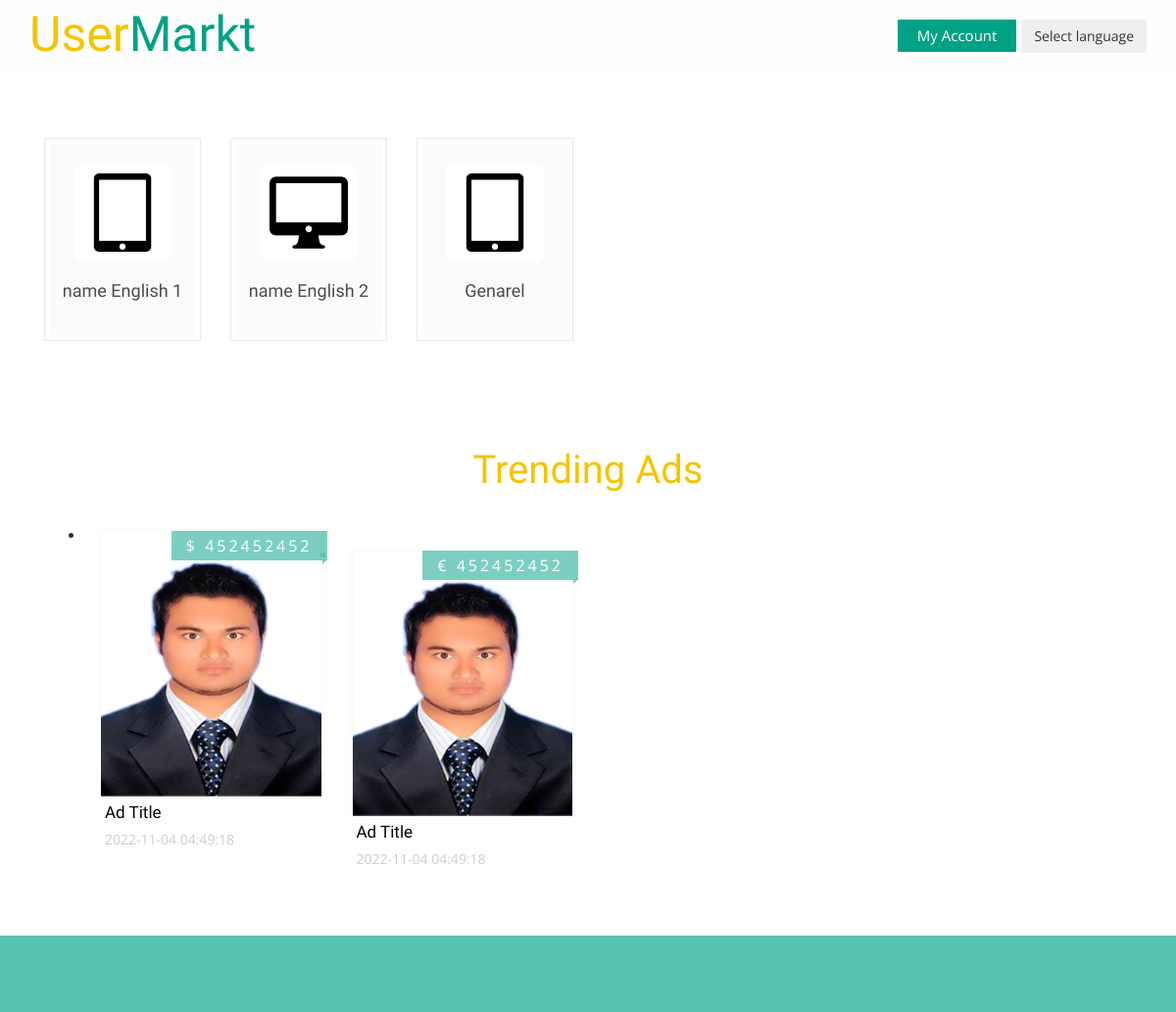
Before: / (upper part) with the older database file.
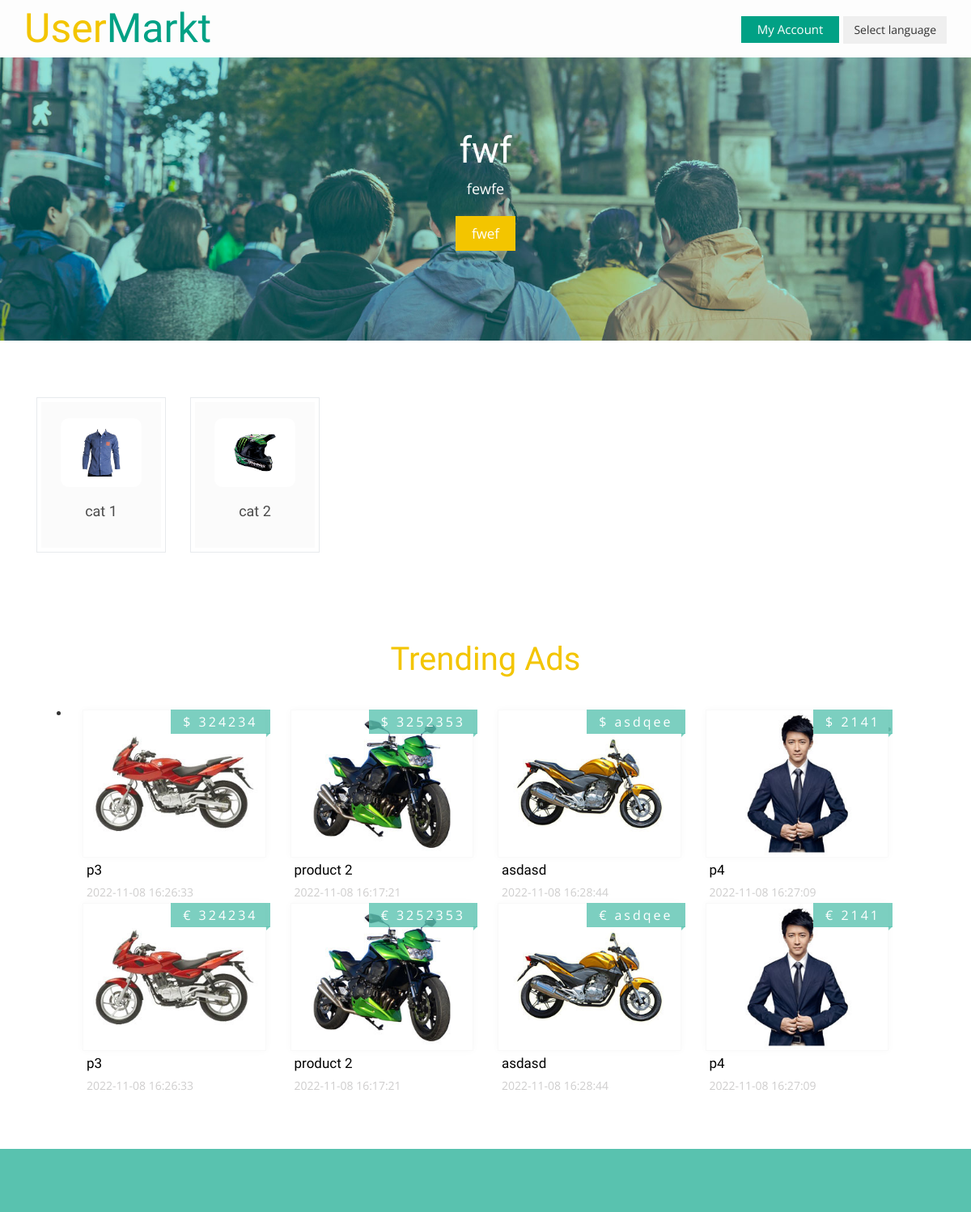
After: the same page with the newer database file.
### tables this page shows
CREATE TABLE `category` (
  `id` int(11) NOT NULL,
  `cat_id` int(11) NOT NULL,
  `en_title` varchar(250) NOT NULL,
  `de_title` varchar(250) NOT NULL,
  `icon` varchar(250) NOT NULL,
  `en_banner_title` varchar(250) NOT NULL,
  `de_banner_title` varchar(250) NOT NULL,
  `en_banner_dec` varchar(250) NOT NULL,
  `de_banner_dec` varchar(250) NOT NULL,
  `en_botton_text` varchar(250) NOT NULL,
  `de_botton_text` varchar(250) NOT NULL,
  `button_url` varchar(250) NOT NULL,
  `banner_img` varchar(250) NOT NULL
);

CREATE TABLE `adds` (
  `id` int(11) NOT NULL,
  `P_title` varchar(250) NOT NULL,
  `P_catagory` int(11) NOT NULL,
  `p_sub_catagory` int(11) NOT NULL,
  `p_decription` text NOT NULL,
  `P_city` varchar(250) NOT NULL,
  `p_sate` varchar(250) NOT NULL,
  `p_price` varchar(250) NOT NULL,
  `p_condition` varchar(250) NOT NULL,
  `P_item_type` varchar(250) NOT NULL,
  `p_contact_number` varchar(250) NOT NULL,
  `P_imag1` varchar(250) NOT NULL,
  `P_imag2` varchar(250) NOT NULL,
  `P_imag3` varchar(250) NOT NULL,
  `P_imag4` varchar(250) NOT NULL,
  `time` timestamp NOT NULL DEFAULT current_timestamp(),
  `city` varchar(250) NOT NULL,
  `county` varchar(250) NOT NULL,
  `zip_code` varchar(250) NOT NULL,
  `uni_id` varchar(250) NOT NULL
);

### lib/view.php (called while the page is built, shortened)
<?php
Class Database{
	public $host   = DB_HOST;
	public $user   = DB_USER;
	public $pass   = DB_PASS;
	public $dbname = DB_NAME;
	public $link;
	private function connectDB(){
	$this->link = new mysqli($this->host, $this->user, $this->pass, $this->dbname);
 }
	public function select($query){
		$result = $this->link->query($query) or die($this->link->error.__LINE__);
		if($result->num_rows > 0){
			return $result;
		} else {
			return false;
		}
	}
}

### index.php (the view, shortened to what this page needs)
<?php
 include 'inc/hader.php';
  require_once ("inc/templect/baner.php");
 ?>
		<div class="content">
			<?php
			require_once ("inc/templect/catagory-with-icon.php")
			?>
			<div class="trending-ads">
				<div class="container">
				<div class="trend-ads">
					<h2>Trending Ads</h2>
							<ul id="flexiselDemo3">
								<li>
                    <?php
                          $query = "SELECT * FROM adds
ORDER BY RAND()
LIMIT 4;";
                          $post = $db->select($query);
                          if ($post) {
                            while ($result= $post -> fetch_assoc()) {
                            ?>
									<div class="col-md-3 biseller-column">
										<a href="single.php? $id=<?php echo $result['id']; ?>">
											<img src="uploads/<?php echo $result['P_imag1']; ?>"/>
											<span class="price">&#36; <?php echo $result['p_price']; ?></span>
										</a>
										<div class="ad-info">
											<h5><?php echo $result['P_title']; ?></h5>
											<span><?php echo $result['time']; ?></span>
										</div>
									</div>
                            <?php }} ?>
								</li>
								<li>
                    <?php
                          $query = "SELECT * FROM adds
ORDER BY RAND()
LIMIT 4;";
                          $post = $db->select($query);
                          if ($post) {
                            while ($result= $post -> fetch_assoc()) {
                            ?>
									<div class="col-md-3 biseller-column">
										<a href="single.php? $id=<?php echo $result['id']; ?>">
											<img src="uploads/<?php echo $result['P_imag1']; ?>"/>
											<span class="price">€ <?php echo $result['p_price']; ?></span>
										</a>
										<div class="ad-info">
											<h5><?php echo $result['P_title']; ?></h5>
											<span><?php echo $result['time']; ?></span>
										</div>
									</div>
                            <?php }} ?>
								</li>
						</ul>
					</div>
			</div>
			</div>
			<div class="mobile-app">
			</div>
		</div>
<?php include 'inc/foter.php'; ?>

### inc/hader.php (shortened to what this page needs)
<?php include 'lib/view.php'; ?>
<?php
$lang = "en";
?>
<?php
 $db = new Database();
 ?>
<!DOCTYPE html>
<html>
<head>
<link rel="stylesheet" href="css/bootstrap.min.css">
<link rel="stylesheet" href="css/bootstrap-select.css">
<link href="css/style.css" rel="stylesheet" type="text/css" media="all" />
<link rel="stylesheet" href="css/flexslider.css" type="text/css" media="screen" />
<link rel="stylesheet" href="css/font-awesome.min.css" />
<link rel="stylesheet" type="text/css" href="css/jquery-ui1.css">
<link href="css/jquery.uls.css" rel="stylesheet"/>
<link href="css/jquery.uls.grid.css" rel="stylesheet"/>
<link href="css/jquery.uls.lcd.css" rel="stylesheet"/>
    <link rel="stylesheet" type="text/css" href="css/easy-responsive-tabs.css " />
</head>
<body>
  <div class="header">
    <div class="container">
      <div class="logo">
        <a href="index.php"><span>User</span>Markt</a>
      </div>
      <div class="header-right">
        <ul class="hader-list-itam">
          <li>
            <a class="account" href="profile/index.php">My Account</a>
          </li>
          <li>
            <div class="dropdown lang-dropdown">
              <button class="btn btn-secondary dropdown-toggle" type="button" id="dropdownMenuButton" data-toggle="dropdown" aria-haspopup="true" aria-expanded="false">
                Select language
              </button>
            </div>
          </li>
        </ul>
    </div>
    </div>
  </div>

### inc/templect/catagory-with-icon.php
<div class="categories">
				<div class="container">
					 <?php
                          $query = "select * from category";
                          $post = $db->select($query);
                          if ($post) {
                            while ($result= $post -> fetch_assoc()) {
                            ?>
					<div class="col-md-2 focus-grid">
						<a href="categorie.php? $id=<?php echo $result['cat_id']; ?>">
							<div class="focus-border">
								<div class="focus-layout">
									<div class="focus-image">
										<img class="caticon" src="uploads/<?php echo $result['icon']; ?>">
									</div>
									<h4 class="clrchg"> <?php echo $result[$lang.'_title']; ?></h4>
								</div>
							</div>
						</a>
					</div>
					<?php }} ?>
					<div class="clearfix"></div>
				</div>
			</div>

### inc/foter.php (shortened to what this page needs)
</body>
</html>

### inc/templect/baner.php
<?php
$id="";
if (isset($id)) {
  $query = "select * from category where cat_id= 43050";
  $post = $db->select($query);
  if ($post) {
  $result= $post -> fetch_assoc(); ?>
  <div class="main-banner banner text-center">
	  <div class="container">
			<h1><?php echo $result[$lang.'_banner_title']; ?></h1>
			<p><?php echo $result[$lang.'_banner_dec']; ?></p>
			<a href="<?php echo $result['button_url']; ?>"><?php echo $result[$lang.'_botton_text']; ?></a>
	  </div>
	</div>
<?php
 }
}else{
  $query = "select * from category where cat_id= $id";
  $post = $db->select($query);
  if ($post) {
  $result= $post -> fetch_assoc(); ?>
  <div class="main-banner banner text-center">
	  <div class="container">
			<h1><?php echo $result[$lang.'_banner_title']; ?></h1>
			<p><?php echo $result[$lang.'_banner_dec']; ?></p>
			<a href="<?php echo $result['button_url']; ?>"><?php echo $result[$lang.'_botton_text']; ?></a>
	  </div>
	</div>
<?php
 } }
?>

### css/easy-responsive-tabs.css (style rules this page uses)
ul.resp-tabs-list, p { margin: 0px; padding: 0px; }

Changed rows visible on the page:
removed category: icon (picture), en_title "name English 1"
removed category: icon (picture), en_title "name English 2"
removed category: icon (picture), en_title "Genarel"
removed adds: P_imag1 (picture), p_price "452452452", P_title "Ad Title", time "2022-11-04 04:49:18"
added category: en_banner_title "fwf", en_banner_dec "fewfe", en_botton_text "fwef", icon (picture), en_title "cat 1"
added category: icon (picture), en_title "cat 2"
added adds: P_imag1 (picture), p_price "324234", P_title "p3", time "2022-11-08 16:26:33"
added adds: P_imag1 (picture), p_price "3252353", P_title "product 2", time "2022-11-08 16:17:21"
added adds: P_imag1 (picture), p_price "asdqee", P_title "asdasd", time "2022-11-08 16:28:44"
added adds: P_imag1 (picture), p_price "2141", P_title "p4", time "2022-11-08 16:27:09"
